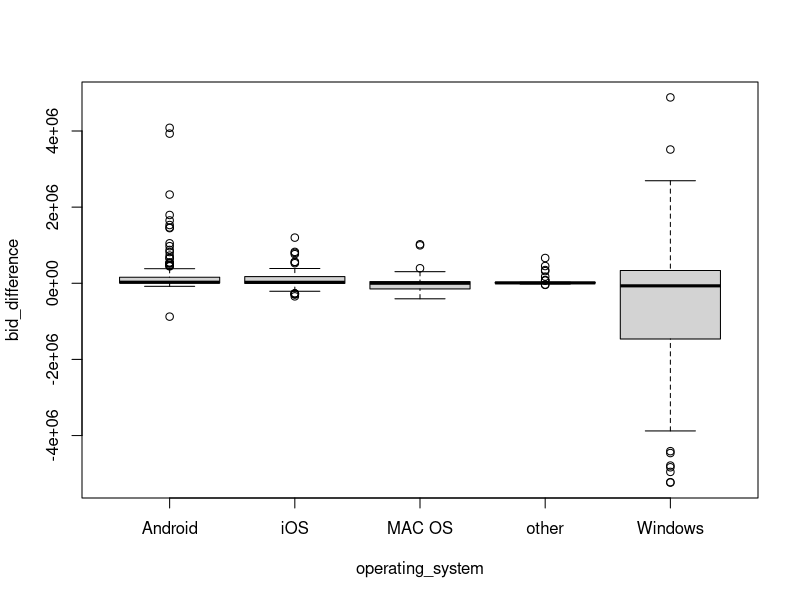
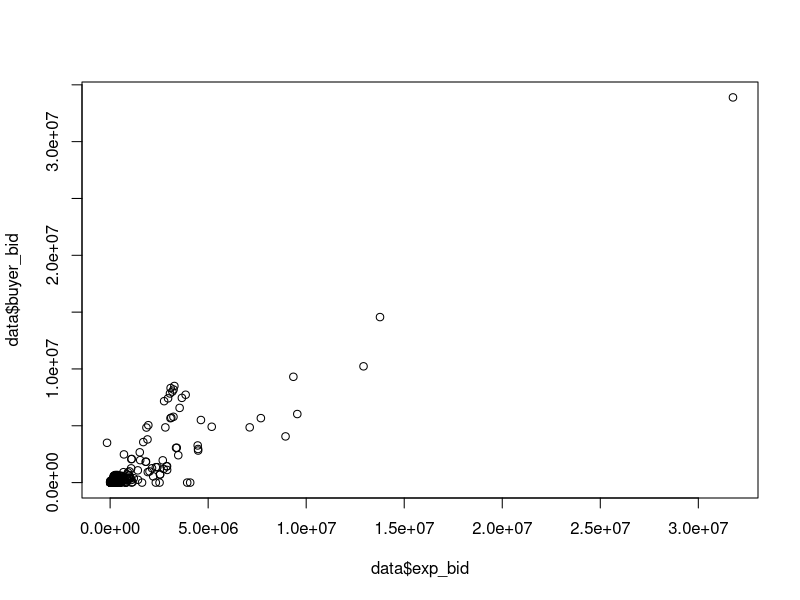

Write the R code that produced these figures, in order.
# LOADING PACKAGES
if (!require("tidyverse")) install.packages("tidyverse")
library(tidyverse)

# SET WORKING DIRECTORY TO FILE DIRECTORY (RSTUDIO ONLY)
# You may need to install the lastest version of the rstudioapi.
setwd(dirname(rstudioapi::getActiveDocumentContext()$path))

### Is media cost the base that everyone bids over?
### Average outcomes over time

data <- read.csv("original dataset/DataChallenge2019_GreenhouseGroup_Bidding_Algorithms_Tests.csv", sep=";")

### Weird empty lines in the middle of the data frame.
data <- data[!is.na(data$advertiser_id),]

# CORRELATING BUYER BID WITH OUTCOMES
cor(data$buyer_bid, data[,colnames(data)[18:ncol(data)]], use = "pairwise")

### Clicks and unique_user_is_click correlate best and about as much

buyer_bid_est <- lm(buyer_bid ~ clicks + post_click_conv + post_view_conv + unique_user_impressions +
                  unique_user_inview + unique_user_is_click, data = data)

### However, those two variables are not considered to have a significant effect here. (Be aware of collinearity, though.)

data$exp_bid <- buyer_bid_est$fitted.values
data$bid_difference <- data$exp_bid - data$buyer_bid

boxplot(bid_difference ~ operating_system, data = data)
### Excuse me, what the f***?

plot(data$exp_bid, data$buyer_bid)
### Outliers spotted, use logarithmic values

### Heinz, Amro and Achmea have buyer_bids = 0?!
